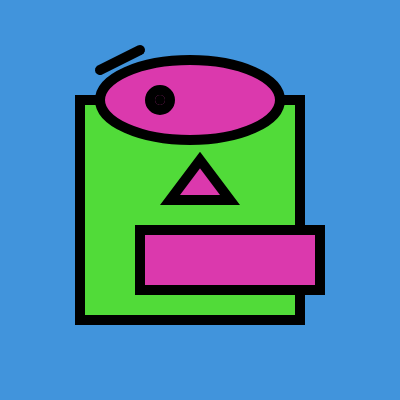
Frame 1 (no input)
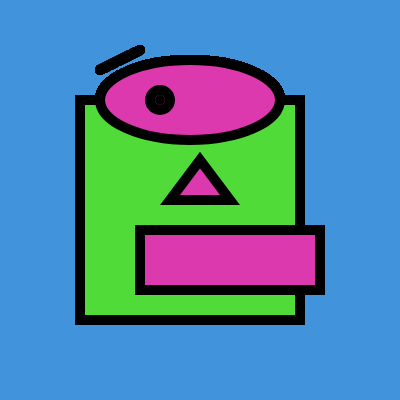
Frame 60 (no input)
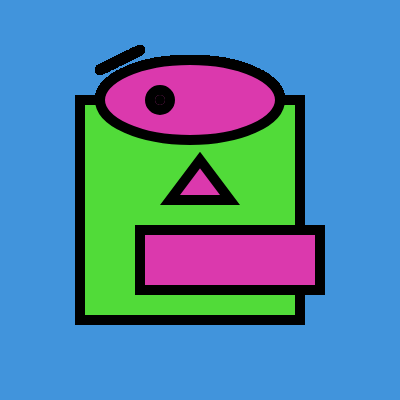
Frame 120 (the mouse pressed at the canvas centre since frame 60)

The p5.js sketch that drew these frames (run headless with seeded random() and noise() and a simulated clock; from frame 60 on, the mouse is pressed at the canvas centre):

// p5.js sketch
// ── sketch.js
let DarkGreen; 
let LightGreen; 
let DarkPink; 
let LightPink

// Draw a 'robot face' using basic P5js shape functions
function setup() {
  createCanvas(400, 400);
  strokeWeight(10);
  background(65, 148, 220);

  // Setting color names
  DarkGreen = color(41,143,23[56]);
  LightGreen = color(81,219,57,[86]);
  DarkPink = color(143,9,105[56]);
  LightPink = color(219,57,173,[86]);
}

function draw() {

  // Draw the background of the face
  fill(LightGreen);
  square(80, 100, 220);

  // Draw the eye
  fill(LightPink);
  ellipse(190, 100, 180, 80);
  circle(160, 100, 20);
  point(160, 100);
  line(100, 70, 140, 50);
  
  // Draw the mouth
  fill(DarkPink);
  rect(140, 230, 180, 60);

  // Draw the nose
  fill(DarkGreen);
  triangle(170, 200, 230, 200, 200, 160);
}
